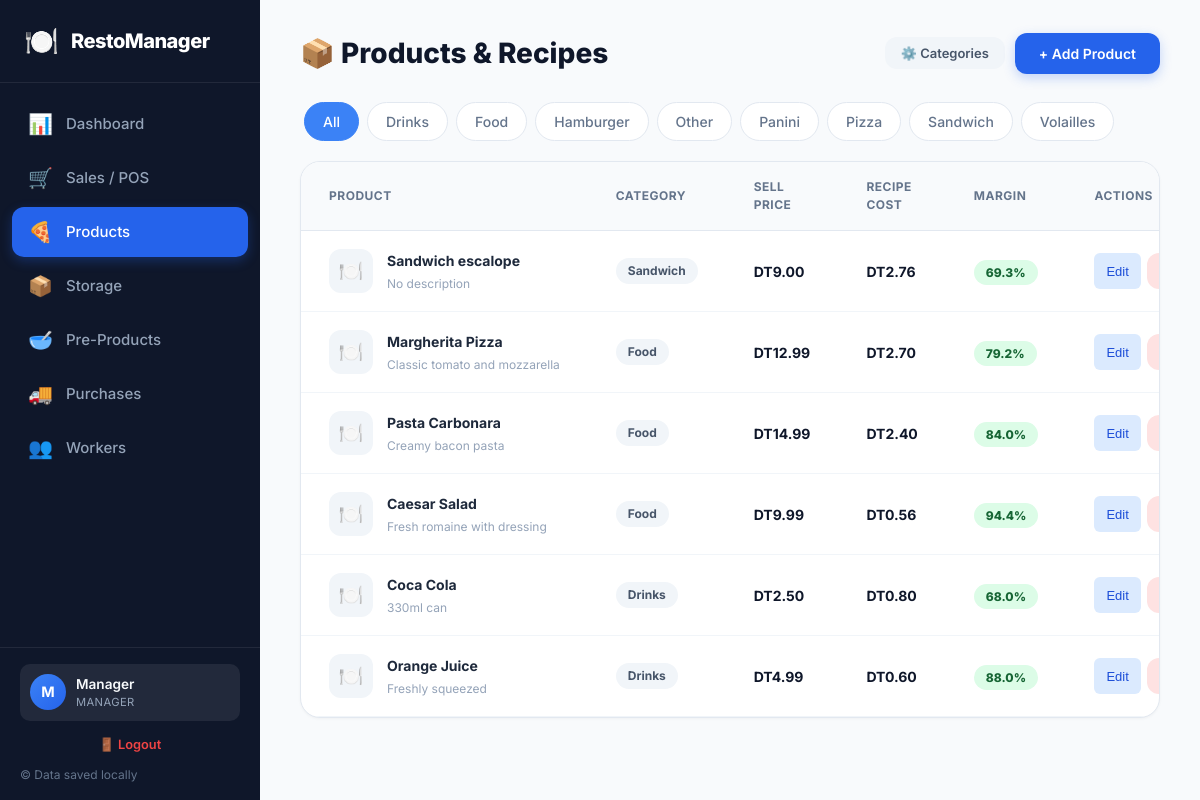
Screenshot of /products (signed in) with the database file from the repository.
### tables this page shows
CREATE TABLE users (
    id INTEGER PRIMARY KEY AUTOINCREMENT,
    name TEXT NOT NULL,
    email TEXT,
    role TEXT DEFAULT 'Waiter',
    phone TEXT,
    password TEXT,
    created_at TEXT DEFAULT CURRENT_TIMESTAMP
    );

CREATE TABLE categories (
            id INTEGER PRIMARY KEY AUTOINCREMENT,
            name TEXT NOT NULL UNIQUE,
            created_at TEXT DEFAULT CURRENT_TIMESTAMP
        );

CREATE TABLE products (
    id INTEGER PRIMARY KEY AUTOINCREMENT,
    name TEXT NOT NULL,
    description TEXT,
    price REAL NOT NULL,
    category TEXT DEFAULT 'Food',
    is_active INTEGER DEFAULT 1,
    created_at TEXT DEFAULT CURRENT_TIMESTAMP
    );

### app.py (the view)
@app.route('/products')
@login_required
def products():
    conn = get_db()
    cursor = conn.cursor()
    cursor.execute("SELECT * FROM products ORDER BY created_at DESC")
    products_raw = rows_to_dict(cursor.fetchall())
    products = []
    for p in products_raw:
        p['cost'] = get_product_cost(p['id'])
        p['margin'] = round(((p['price'] - p['cost']) / p['price'] * 100), 1) if p['price'] > 0 else 0
        products.append(p)
    cursor.execute("SELECT id, name, unit, avg_cost FROM articles ORDER BY name")
    articles = rows_to_dict(cursor.fetchall())
    cursor.execute("SELECT id, name, unit, yield_qty FROM pre_products ORDER BY name")
    pre_products_list = rows_to_dict(cursor.fetchall())
    for pp in pre_products_list:
        pp['cost_per_unit'] = get_pre_product_cost(pp['id'])
    cursor.execute("SELECT * FROM categories ORDER BY name")
    categories = rows_to_dict(cursor.fetchall())
    cursor.execute("SELECT product_id, article_id, quantity_needed FROM product_recipes")
    all_recipes = rows_to_dict(cursor.fetchall())
    product_recipes_map = {}
    for r in all_recipes:
        pid = r['product_id']
        if pid not in product_recipes_map:
            product_recipes_map[pid] = []
        product_recipes_map[pid].append(r)
    cursor.execute("SELECT product_id, pre_product_id, quantity_needed FROM product_pre_products")
    all_pre = rows_to_dict(cursor.fetchall())
    product_pre_map = {}
    for r in all_pre:
        pid = r['product_id']
        if pid not in product_pre_map:
            product_pre_map[pid] = []
        product_pre_map[pid].append(r)
    conn.close()
    return render_template('products.html', products=products, articles=articles,
                           pre_products=pre_products_list, categories=categories,
                           product_recipes_map=product_recipes_map, product_pre_map=product_pre_map)

### app.py (called while the page is built)
def get_db():
    conn = sqlite3.connect(DATABASE)
    conn.row_factory = sqlite3.Row
    return conn

def rows_to_dict(rows):
    return [dict(row) for row in rows]

def login_required(f):
    @wraps(f)
    def decorated_function(*args, **kwargs):
        if 'user_id' not in session:
            return redirect(url_for('login'))
        return f(*args, **kwargs)
    return decorated_function

@app.context_processor
def inject_user():
    user = None
    if 'user_id' in session:
        conn = get_db()
        cursor = conn.cursor()
        cursor.execute("SELECT * FROM users WHERE id = ?", (session['user_id'],))
        row = cursor.fetchone()
        conn.close()
        if row:
            user = dict(row)
    return dict(current_user=user)

@app.before_request
def load_user():
    g.user = None
    if 'user_id' in session:
        conn = get_db()
        cursor = conn.cursor()
        cursor.execute("SELECT * FROM users WHERE id = ?", (session['user_id'],))
        row = cursor.fetchone()
        conn.close()
        if row:
            g.user = dict(row)

def get_pre_product_cost(pre_product_id):
    conn = get_db()
    cursor = conn.cursor()
    cursor.execute("""
        SELECT SUM(ppr.quantity_needed * a.avg_cost) as total_cost, pp.yield_qty
        FROM pre_product_recipes ppr
        JOIN articles a ON ppr.article_id = a.id
        JOIN pre_products pp ON ppr.pre_product_id = pp.id
        WHERE ppr.pre_product_id = ?
    """, (pre_product_id,))
    result = cursor.fetchone()
    conn.close()
    if result and result['total_cost'] is not None and result['yield_qty'] > 0:
        return round(result['total_cost'] / result['yield_qty'], 2)
    return 0

### templates/products.html (shortened to what this page needs)
{% extends "base.html" %}
{% block content %}
<div class="page-header">
    <h1>📦 Products & Recipes</h1>
    <div class="page-header-actions">
        <button class="btn btn-secondary btn-sm" onclick="openModal('manageCategoriesModal')">⚙️ Categories</button>
        <button class="btn btn-primary" onclick="openModal('addProductModal')">+ Add Product</button>
    </div>
</div>
<div class="cat-tabs">
    <div class="cat-tab active" onclick="filterProducts('all', this)">All</div>
    {% for cat in categories %}
    <div class="cat-tab" onclick="filterProducts('{{ cat.name }}', this)">{{ cat.name }}</div>
    {% endfor %}
</div>
<div class="card">
    <div class="table-responsive">
        <table class="data-table" id="productsTable">
            <thead>
                <tr>
                    <th>Product</th>
                    <th>Category</th>
                    <th>Sell Price</th>
                    <th>Recipe Cost</th>
                    <th>Margin</th>
                    <th>Actions</th>
                </tr>
            </thead>
            <tbody>
                {% for product in products %}
                <tr class="product-row" data-category="{{ product.category }}">
                    <td>
                        <div class="product-cell">
                            <div class="product-icon">🍽️</div>
                            <div>
                                <strong>{{ product.name }}</strong>
                                <p class="product-desc">{{ product.description or 'No description' }}</p>
                            </div>
                        </div>
                    </td>
                    <td><span class="badge badge-category">{{ product.category }}</span></td>
                    <td class="cell-price">DT{{ "%.2f"|format(product.price) }}</td>
                    <td class="cell-price">DT{{ "%.2f"|format(product.cost) }}</td>
                    <td>
                        <span class="margin-badge {% if product.margin > 50 %}margin-good{% elif product.margin > 20 %}margin-ok{% else %}margin-low{% endif %}">
                            {{ "%.1f"|format(product.margin) }}%
                        </span>
                    </td>
                    <td>
                        <div class="action-btns">
                            <button class="btn-edit" onclick="openEditModal({{ product.id }})">Edit</button>
                            <a href="/products/delete/{{ product.id }}"
                               class="btn btn-danger btn-sm"
                               onclick="return confirm('Delete this product?')">Delete</a>
                        </div>
                    </td>
                </tr>
                {% else %}
                <tr>
                    <td colspan="6" class="cell-empty">No products yet. Add your first product!</td>
                </tr>
                {% endfor %}
            </tbody>
        </table>
    </div>
</div>
{% endblock %}

### templates/base.html (shortened to what this page needs)
<!DOCTYPE html>
<html lang="en">
<head>
    <link rel="stylesheet" href="{{ url_for('static', filename='style.css') }}">
</head>
<body>
    {% if current_user %}
    <div class="app-container">
        <aside class="sidebar" id="sidebar">
            <div class="logo">
                <span class="logo-icon">🍽️</span>
                <span class="logo-text">RestoManager</span>
            </div>
            <nav class="nav-menu">
                <a href="/" class="nav-item {% if request.path == '/' %}active{% endif %}">
                    <span class="nav-icon">📊</span>
                    <span>Dashboard</span>
                </a>
                <a href="/sales" class="nav-item {% if request.path == '/sales' %}active{% endif %}">
                    <span class="nav-icon">🛒</span>
                    <span>Sales / POS</span>
                </a>
                {% if current_user.role in ['Manager', 'Chef'] %}
                <a href="/products" class="nav-item {% if request.path == '/products' %}active{% endif %}">
                    <span class="nav-icon">🍕</span>
                    <span>Products</span>
                </a>
                <a href="/storage" class="nav-item {% if request.path == '/storage' %}active{% endif %}">
                    <span class="nav-icon">📦</span>
                    <span>Storage</span>
                </a>
                <a href="/pre-products" class="nav-item {% if request.path == '/pre-products' %}active{% endif %}">
                    <span class="nav-icon">🥣</span>
                    <span>Pre-Products</span>
                </a>
                <a href="/purchases" class="nav-item {% if request.path == '/purchases' %}active{% endif %}">
                    <span class="nav-icon">🚚</span>
                    <span>Purchases</span>
                </a>
                {% endif %}
                {% if current_user.role == 'Manager' %}
                <a href="/workers" class="nav-item {% if request.path == '/workers' %}active{% endif %}">
                    <span class="nav-icon">👥</span>
                    <span>Workers</span>
                </a>
                {% endif %}
            </nav>
            <div class="sidebar-footer">
                <div class="user-profile">
                    <div class="user-avatar">{{ current_user.name[0] }}</div>
                    <div class="user-info">
                        <span class="user-name">{{ current_user.name }}</span>
                        <span class="user-role">{{ current_user.role }}</span>
                    </div>
                </div>
                <a href="/logout" class="logout-link">🚪 Logout</a>
                <p>© Data saved locally</p>
            </div>
        </aside>
    {% endif %}
        <main class="main-content {% if not current_user %}login-page{% endif %}">
            {% block content %}{% endblock %}
        </main>
    {% if current_user %}
    </div>
    {% endif %}
</body>
</html>

### templates/products.html (style rules this page uses)
.page-header-actions { display: flex; gap: 10px; align-items: center; }
.cat-tabs { display: flex; gap: 8px; flex-wrap: wrap; margin-bottom: 20px; padding: 0 4px; }
.cat-tab { padding: 8px 18px; border-radius: 20px; border: 1px solid #e2e8f0; background: #fff; color: #64748b; font-size: 14px; font-weight: 500; cursor: pointer; transition: all 0.2s ease; user-select: none; }
.cat-tab.active { background: #3b82f6; color: #fff; border-color: #3b82f6; }
.action-btns { display: flex; gap: 6px; }
.btn-edit { background: #dbeafe; color: #1d4ed8; border: none; padding: 5px 12px; border-radius: 6px; font-size: 13px; cursor: pointer; text-decoration: none; font-weight: 500; }

### rows the page displays
users: name "M", name "Manager", role "MANAGER"
categories: name "Drinks"
categories: name "Food"
categories: name "Hamburger"
categories: name "Other"
categories: name "Panini"
categories: name "Pizza"
categories: name "Sandwich"
categories: name "Volailles"
products: name "Sandwich escalope", description "No description", category "Sandwich", price "9.00", cost "2.76", margin "69.3"
products: name "Margherita Pizza", description "Classic tomato and mozzarella", category "Food", price "12.99", cost "2.70", margin "79.2"
products: name "Pasta Carbonara", description "Creamy bacon pasta", category "Food", price "14.99", cost "2.40", margin "84.0"
products: name "Caesar Salad", description "Fresh romaine with dressing", category "Food", price "9.99", cost "0.56", margin "94.4"
products: name "Coca Cola", description "330ml can", category "Drinks", price "2.50", cost "0.80", margin "68.0"
products: name "Orange Juice", description "Freshly squeezed", category "Drinks", price "4.99", cost "0.60", margin "88.0"
